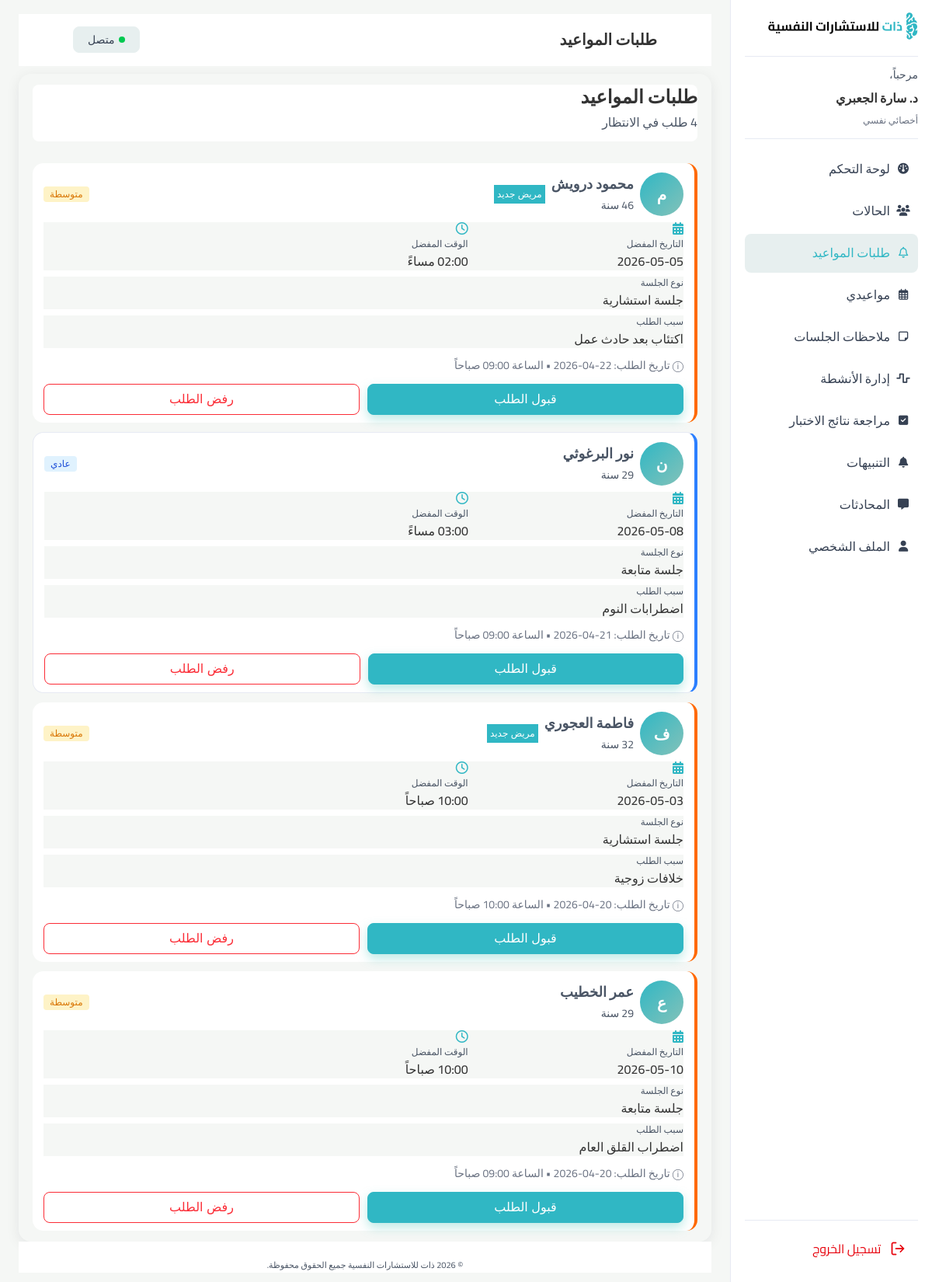
The app's page /therapist/appoinment-requests/index.php (signed in) with its own data.
### tables this page shows
CREATE TABLE appointments (
    appointment_id INT AUTO_INCREMENT,
    case_id INT,
    therapist_id INT ,
    client_id INT,
    date_time DATETIME NOT NULL,
    duration_min SMALLINT UNSIGNED NOT NULL DEFAULT 60,
    mode VARCHAR(10) NOT NULL CHECK (mode IN ('ONLINE', 'IN_CENTER')),
    room_number VARCHAR(20) NULL,
    zoom_link VARCHAR(500) NULL,
    status VARCHAR(15) NOT NULL DEFAULT 'REQUESTED' CHECK (
        status IN (
            'REQUESTED',
            'CONFIRMED',
            'COMPLETED',
            'CANCELLED'
        )
    ),
    cancel_reason TEXT NULL,
    created_at DATETIME NOT NULL DEFAULT CURRENT_TIMESTAMP,
    last_updated DATETIME NOT NULL DEFAULT CURRENT_TIMESTAMP ON UPDATE CURRENT_TIMESTAMP,
    PRIMARY KEY (appointment_id),
    CONSTRAINT fk_appt_case FOREIGN KEY (case_id) REFERENCES cases (case_id) ON DELETE RESTRICT ON UPDATE CASCADE,
    CONSTRAINT fk_appt_therapist FOREIGN KEY (therapist_id) REFERENCES therapists (therapist_id) ON DELETE RESTRICT ON UPDATE CASCADE,
    CONSTRAINT fk_appt_client FOREIGN KEY (client_id) REFERENCES clients (client_id) ON DELETE RESTRICT ON UPDATE CASCADE
);

CREATE TABLE users (
    user_id INT AUTO_INCREMENT,
    name VARCHAR(100) NOT NULL,
    username VARCHAR(60) NOT NULL UNIQUE,
    email VARCHAR(150) NOT NULL UNIQUE,
    password VARCHAR(255) NOT NULL,
    phone VARCHAR(20) NULL,
    avatar VARCHAR(255) NULL,
    role VARCHAR(20) NOT NULL CHECK (role IN ('CLIENT', 'THERAPIST', 'ADMIN')),
    is_active TINYINT (1) DEFAULT 1,
    created_at DATETIME NOT NULL DEFAULT CURRENT_TIMESTAMP,
    updated_at DATETIME NOT NULL DEFAULT CURRENT_TIMESTAMP ON UPDATE CURRENT_TIMESTAMP,
    PRIMARY KEY (user_id)
);

CREATE TABLE clients (
    client_id INT,
    survey_id INT,
    gender VARCHAR(10) NULL CHECK (gender IN ('MALE', 'FEMALE')),
    date_of_birth DATE NULL,
    city VARCHAR(100) NULL,
    treatment_type ENUM('INDIVIDUAL_THERAPY', 'COUPLES_THERAPY', 'CHILD_ADOLESCENT_BEHAVIORAL_THERAPY') NOT NULL,
    preferred_session_type ENUM('ONLINE', 'IN_PERSON', 'BOTH') NOT NULL,
    preferred_session_time ENUM('MORNING', 'AFTERNOON', 'EVENING', 'FLEXIBLE') NOT NULL,
    PRIMARY KEY (client_id),
    CONSTRAINT fk_client_user FOREIGN KEY (client_id) REFERENCES users (user_id) ON DELETE CASCADE ON UPDATE CASCADE
);

CREATE TABLE cases (
    case_id INT AUTO_INCREMENT,
    client_id INT,
    therapist_id INT,
    title VARCHAR(200) NOT NULL,
    description TEXT NULL,
    status VARCHAR(20) NOT NULL DEFAULT 'NEW' CHECK (
        status IN (
            'NEW',
            'IN_ASSESSMENT',
            'IN_THERAPY',
            'ON_HOLD',
            'RECOVERED'
        )
    ),
    priority VARCHAR(10) NOT NULL DEFAULT 'MEDIUM' CHECK (priority IN ('LOW', 'MEDIUM', 'HIGH')),
    is_flagged TINYINT (1) NOT NULL DEFAULT 0,
    created_at DATETIME NOT NULL DEFAULT CURRENT_TIMESTAMP,
    last_updated DATETIME NOT NULL DEFAULT CURRENT_TIMESTAMP ON UPDATE CURRENT_TIMESTAMP,
    closed_at DATETIME NULL,
    PRIMARY KEY (case_id),
    CONSTRAINT fk_case_client FOREIGN KEY (client_id) REFERENCES clients (client_id) ON DELETE RESTRICT ON UPDATE CASCADE,
    CONSTRAINT fk_case_therapist FOREIGN KEY (therapist_id) REFERENCES therapists (therapist_id) ON DELETE RESTRICT ON UPDATE CASCADE
);

### therapist/appoinment-requests/index.php (the view, shortened to what this page needs)
<?php
require_once __DIR__ . '/../../connection.php';
$user_id = $_SESSION['user_id'];
$therapist_id = $user_id;
$stmt = $conn->prepare("
    SELECT a.appointment_id, a.date_time, a.mode, a.created_at, a.case_id,
           u.name AS client_name, c.date_of_birth,
           cs.title AS case_title, cs.priority,
           (SELECT COUNT(*) FROM sessions s WHERE s.case_id = a.case_id) AS total_sessions
    FROM appointments a
    JOIN clients c ON a.client_id = c.client_id
    JOIN users u ON c.client_id = u.user_id
    LEFT JOIN cases cs ON a.case_id = cs.case_id
    WHERE a.therapist_id = ? AND a.status = 'REQUESTED'
    ORDER BY a.created_at DESC
");
$stmt->bind_param("i", $therapist_id);
$stmt->execute();
$requests = $stmt->get_result()->fetch_all(MYSQLI_ASSOC);
$total_count = count($requests);
function calcAge($dob) {
    return (int) date_diff(date_create($dob), date_create('today'))->y;
}
function firstLetter($name) {
    return mb_substr(trim($name), 0, 1, 'UTF-8');
}
function formatTime($datetime) {
    $hour = (int) date('G', strtotime($datetime));
    $minute = date('i', strtotime($datetime));
    $period = $hour >= 12 ? 'مساءً' : 'صباحاً';
    $hour12 = $hour % 12 ?: 12;
    return sprintf('%02d:%s %s', $hour12, $minute, $period);
}
$priority_labels = ['LOW' => 'عادي', 'MEDIUM' => 'متوسطة', 'HIGH' => 'عاجل'];
$priority_classes = ['LOW' => 'severity-low', 'MEDIUM' => 'severity-medium', 'HIGH' => 'severity-high'];
?>
<!DOCTYPE html>
<html lang="ar" dir="rtl">
<head>
  <link rel="stylesheet"
    href="https://cdnjs.cloudflare.com/ajax/libs/font-awesome/6.5.1/css/all.min.css">
  <link rel="stylesheet"
    href="https://cdnjs.cloudflare.com/ajax/libs/font-awesome/6.5.1/css/all.min.css" />
 <link rel="stylesheet" href="../thirapist.css">
  <link rel="stylesheet" href="../total.css"/>
    <link rel="stylesheet" href="style.css">
</head>
<body>
  <div class="app">
    <?php include "../layouts/sidebar.php"; ?>
    <main class="main">
      <header class="main-header">
        <h1 class="page-title">طلبات المواعيد </h1>
        <button class="status-btn">
          <span class="status-dot"></span>
          متصل
        </button>
      </header>
      <section class="requests-wrapper dash-card">
        <section class="cases-summary">
          <div class="cases-summary-info">
            <div class="summary-title">طلبات المواعيد </div>
            <div class="summary-count"><?= $total_count ?> طلب في الانتظار</div>
          </div>
        </section>
        <div class="requests-list">
          <?php if (empty($requests)): ?>
            <p class="muted" style="text-align:center; padding:40px;">لا توجد طلبات مواعيد حالياً</p>
          <?php else: ?>
            <?php foreach ($requests as $req):
                $age = calcAge($req['date_of_birth']);
                $priority = $req['priority'] ?? 'MEDIUM';
                $isUrgent = $priority === 'HIGH';
                $isNewPatient = (int)$req['total_sessions'] === 0;
                $apptDate = date('Y-m-d', strtotime($req['date_time']));
                $apptTime = formatTime($req['date_time']);
                $requestDate = date('d-m-Y', strtotime($req['created_at']));
                $requestTime = formatTime($req['created_at']);
                if ($isUrgent) {
                    $cardClass = 'request-card-urgent';
                } elseif ($priority === 'MEDIUM') {
                    $cardClass = 'request-card-mid';
                } else {
                    $cardClass = 'request-card';
                }
                if ($isNewPatient) {
                    $sessionType = 'جلسة استشارية';
                } else {
                    $sessionType = 'جلسة متابعة';
                }
            ?>
          <article class="<?= $cardClass ?>" data-urgent="<?= $isUrgent ? 'true' : 'false' ?>" data-status="pending" data-id="<?= $req['appointment_id'] ?>">
            <header class="request-header">
              <div class="request-main">
                <div class="request-person">
                  <div class="avatar-circle"><?= firstLetter($req['client_name']) ?></div>
                  <div>
                    <div class="request-name"><?= htmlspecialchars($req['client_name']) ?></div>
                    <?php if ($age): ?>
                    <div class="request-type"><?= $age ?> سنة</div>
                    <?php endif; ?>
                  </div>
                  <?php if ($isNewPatient): ?>
                  <button class="patient-type">مريض جديد</button>
                  <?php endif; ?>
                  <span class="severity-badge <?= $priority_classes[$priority] ?? 'severity-medium' ?>"><?= $priority_labels[$priority] ?? 'متوسطة' ?></span>
                </div>
              </div>
            </header>
            <div class="request-info-row">
              <div class="info-block">
                <div class="info-label"> <i class="fa-solid fa-calendar-days" style="color: #30B7C4;"></i> التاريخ المفضل </div>
                <div class="info-value"><?= $apptDate ?></div>
              </div>
              <div class="info-block">
                <div class="info-label"> <i class="fa-slab-press fa-regular fa-clock" style="color:#30B7C4"></i> الوقت المفضل </div>
                <div class="info-value"><?= $apptTime ?></div>
              </div>
            </div>
            <div class="info-block">
              <div class="info-label">نوع الجلسة</div>
              <div class="info-value"> <?= $sessionType ?></div>
            </div>
            <?php if (!empty($req['case_title'])): ?>
            <div class="info-block">
              <div class="info-label"> سبب الطلب</div>
              <div class="info-value">
                <?= htmlspecialchars($req['case_title']) ?>
              </div>
            </div>
            <?php endif; ?>
            <div class="request-meta">
              ⓘ تاريخ الطلب: <?= $requestDate ?> • الساعة <?= $requestTime ?>
            </div>
            <footer class="request-footer">
              <button class="btn-primary btn-accept" data-id="<?= $req['appointment_id'] ?>">قبول الطلب</button>
              <button class="btn-outline btn-reject" data-id="<?= $req['appointment_id'] ?>">رفض الطلب</button>
            </footer>
          </article>
            <?php endforeach; ?>
          <?php endif; ?>
        </div>
      </section>
      <?php include "../layouts/footer.php"; ?>
    </main>
  </div>
</body>
</html>

### therapist/thirapist.css (style rules this page uses)
.app { display: flex; min-height: 100vh; }
.main { flex: 1; padding: 18px 24px 12px; display: flex; flex-direction: column; width: auto; height: auto; min-width: 0; background-color: #F5F7F5; }
.main-header { display: flex; align-items: center; justify-content: space-between; margin-bottom: 14px; padding: 20px 15px ; background-color:#FFFFFF ; }
.page-title { margin: 0; font-size: 20px; font-weight: 700; color: #333333; text-align: right; vertical-align: middle; line-height: 28px; }
.status-btn { display: inline-flex; align-items: center; gap: 6px; padding: 6px 18px; border-radius: 8px; border: 1px solid#E7EFEF; background:#E7EFEF; color:#364153; font-size: 14px; font-weight: 400; line-height: 20px; }
.status-dot { width: 8px; height: 8px; border-radius: 50%; background: #00C950; }

### therapist/total.css (style rules this page uses)
*, *::before, *::after { box-sizing: border-box; margin: 0; padding: 0; }
body { margin: 0; font-family: 'Cairo', system-ui, -apple-system, BlinkMacSystemFont, 'Segoe UI', sans-serif; direction: rtl; background-color: #ffffff; color:#4A5565; }
.main-header { background-color: #ffffff; border-bottom: 1px solid #ffffff; height: 67px; width: 1512; padding: 0 70px; display: flex; align-items: center; justify-content: space-between; margin-bottom: 10px; }
.btn-primary { background-color:#36A397; color: #ffffff; box-shadow: 0 6px 14px rgba(70, 194, 182, 0.35); }

### records on screen
appointments: users.name "م", users.name "محمود درويش", client.date_of_birth "46", shows "مريض جديد", case.priority "متوسطة", date_time "2026-05-05", date_time "02:00 مساءً", sessionType "جلسة استشارية", case.title "اكتئاب بعد حادث عمل", created_at "09:00 صباحاً"
appointments: users.name "ن", users.name "نور البرغوثي", case.priority "عادي", date_time "2026-05-08", date_time "03:00 مساءً", sessionType "جلسة متابعة", case.title "اضطرابات النوم", created_at "09:00 صباحاً"
appointments: users.name "ف", users.name "فاطمة العجوري", shows "مريض جديد", case.priority "متوسطة", date_time "2026-05-03", date_time "10:00 صباحاً", sessionType "جلسة استشارية", case.title "خلافات زوجية", created_at "10:00 صباحاً"
appointments: users.name "ع", users.name "عمر الخطيب", case.priority "متوسطة", date_time "2026-05-10", date_time "10:00 صباحاً", sessionType "جلسة متابعة", case.title "اضطراب القلق العام", created_at "09:00 صباحاً"

### other values on screen
$_SESSION['user_name'] "د. سارة الجعبري"
$total_count "4"
